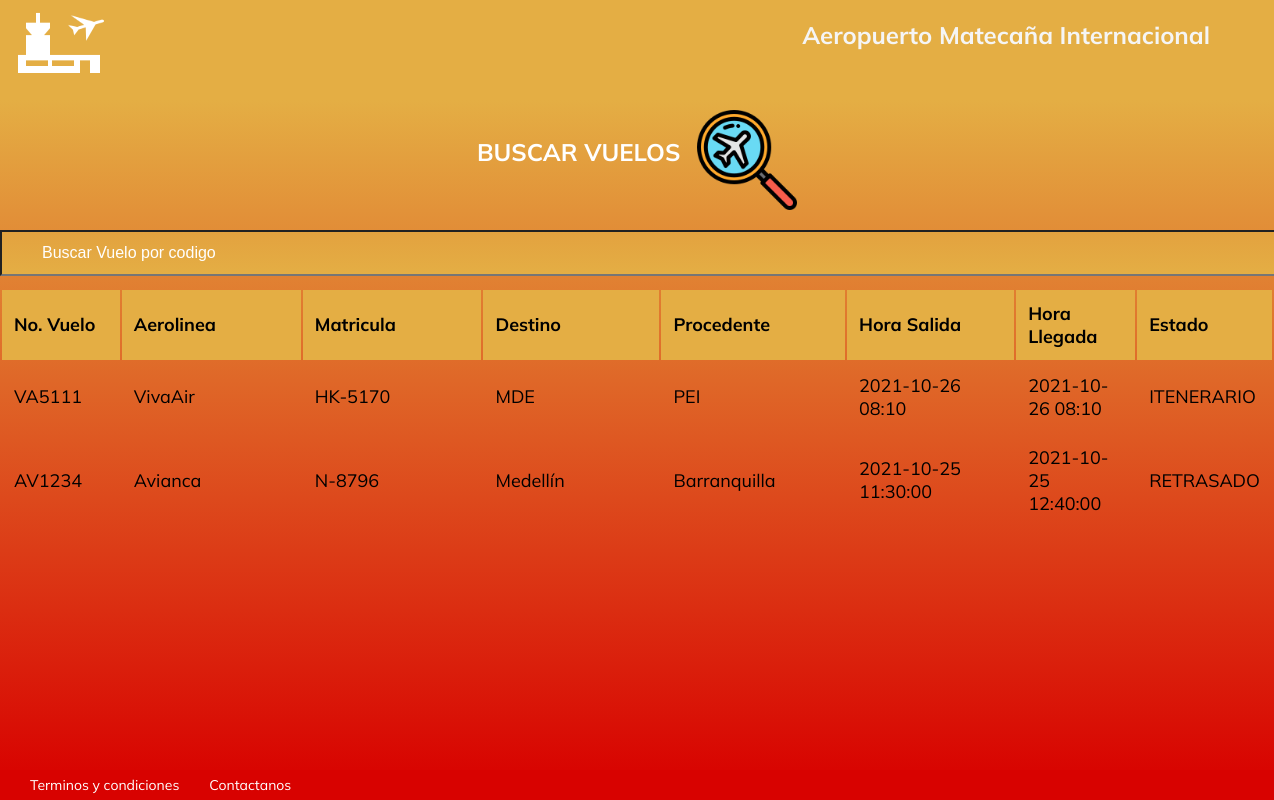
The page /vervuelos/ (signed in) on the database its author committed.
### tables this page shows
CREATE TABLE vuelos (codigo VARCHAR (100) NOT NULL PRIMARY KEY, aerolinea VARCHAR (100) NOT NULL, matricula VARCHAR (100) NOT NULL, destino VARCHAR (100) NOT NULL, origen VARCHAR (100), horasalida DATETIME NOT NULL, horallegada DATETIME NOT NULL, estadovuelo VARCHAR (100) NOT NULL DEFAULT ITENERARIO, piloto VARCHAR (100) NOT NULL);

### app.py (the view)
@server.route('/vervuelos/')
@server.route('/vervuelos/<string:usr>')
@server.route('/vervuelos/',methods=['GET', 'POST'])
def listarVuelos(usr=None):
    if session['perfil']==None or session['perfil']=='I':
        return render_template('error.html',mensaje='Acseso no permitido')
    else:
        try:
            sql = f"SELECT * FROM vuelos WHERE estadovuelo <> 'CERRADO'"
            dat = cargardatos(sql)
            if len(dat)==0:
                msg ='No hay usuarios registrados'
                print(msg)
            else:
                msg = 'Ok'
        except Exception:
            msg = 'ERROR: Por favor intente luego'
            print(Exception)
            traceback.print_exc()
        if msg == 'Ok':
            return render_template('verVuelos.html',vuelos=dat)
        else:
            return render_template('error.html',mensaje=msg)

### bd.py (called while the page is built)
def cargardatos(sql) ->list:
    try:
        with sqlite3.connect(URL_DB) as conec:
            cur = conec.cursor()
            res = cur.execute(sql).fetchall()
    except Exception:
        res = None
    return res

### templates/verVuelos.html (shortened to what this page needs)
<!DOCTYPE html>
<html lang="es">
<head>
    <link rel="stylesheet" href='{{ url_for("static", filename="css/style.css") }}'>
</head>
<body>
    <header class="header">
      <img class="header__img" src="../static/media/icons8-aeropuerto-100.png" alt="Logo" />
      <h2 class="header__title"><a href="/home/">Aeropuerto Matecaña Internacional</a> </h2>
    </header>
</body>
<section class="wkarea">
  <center><h2 style="color: white;" class="login__title">BUSCAR VUELOS <img class="header__img" align = 'center' src="../static/media/buscarvuelo.png" alt="Logo"></h2></center>
<input type="text" id="myInput" onkeyup="myFunction()" placeholder="Buscar Vuelo por codigo" title="Codigo de Vuelo">
<table id="myTable">
  <tr class="header1">
    <th style="width:10%;">No. Vuelo</th>
    <th style="width:16%;">Aerolinea</th>
    <th style="width:16%;">Matricula</th>
    <th style="width:16%;">Destino</th>
    <th style="width:16%;">Procedente</th>
    <th style="width:10%;">Hora Salida</th>
    <th style="width:10%;">Hora Llegada</th>
    <th style="width:20%;">Estado</th>
  </tr>
  {% for dat in vuelos %}
  <tr>
    <td style="width:5%;">{{dat[0]}}</td>
    <td style="width:15%;">{{dat[1]}}</td>
    <td style="width:15%;">{{dat[2]}}</td>
    <td style="width:10%;">{{dat[3]}}</td>
    <td style="width:10%;">{{dat[4]}}</td>
    <td style="width:15%;">{{dat[5]}}</td>
    <td style="width:10%;">{{dat[6]}}</td>
    <td style="width:10%;">{{dat[7]}}</td>
  </tr>
  {% endfor %}
</table>
    </section>
  <body>
    <footer class="footer">
      <a href="/terminos">Terminos y condiciones </a>
      <a href="/contactanos">Contactanos</a>
    </footer>
  </body>
</html>

### static/css/style.css (style rules this page uses)
body { margin: 0; padding: 0; font-family: 'Mulish', sans-serif; }
.header { width: 100%; height: 80px; background-color:#e4ae44; display: flex; justify-content: space-between; }
.header__img { width: 100px; margin-top: 10px; margin-left: 10px; }
.header__title { color: whitesmoke; padding-right: 2rem; font-family: 'Mulish', sans-serif; font-weight: bold; }
.header__title a { color: whitesmoke; padding-right: 2rem; font-family: 'Mulish', sans-serif; font-weight: bold; text-decoration: none; }
::placeholder { color:white }
.footer { display: flex; align-items: center; height: 100px; width: 100%; background-color: #d80200; }
.footer a { color: white; font-size: 14px; cursor: pointer; padding-left: 30px; text-decoration: none; }

### templates/verVuelos.html (style rules this page uses)
body { background: #e4ae44; }
.header { width : 100% !important; height : 10vh !important; }
.footer { width : 100% !important; height : 30px !important; position : fixed !important; bottom :0px ; left :0px; }
.wkarea { width : 100%; height : 85vh; background: linear-gradient(#e4ae44,#d80200); }
#myInput { background-image: url('../static/media/buscarvuelo.png'); background-position: 10px 10px; background-repeat: no-repeat; width: 100%; font-size: 16px; padding: 12px 20px 12px 40px; background: linear-gradient(rgba(227,162,63), rgba(228,174,68)); margin-bottom: 12px; }
#myTable { width: 100%; font-size: 18px; box-sizing: border-box; }
#myTable th, #myTable td { text-align: left; padding: 12px; }
#myTable tr.header1, #myTable tr:hover { background-color: #e4ae44; }
.login__title { background-color: linear-gradient(rgba(227,162,63), rgba(228,174,68)); }

### rows shown on the page
vuelos: codigo "VA5111", aerolinea "VivaAir", matricula "HK-5170", destino "MDE", origen "PEI", horasalida "2021-10-26 08:10", horallegada "2021-10-26 08:10", estadovuelo "ITENERARIO"
vuelos: codigo "AV1234", aerolinea "Avianca", matricula "N-8796", destino "Medellín", origen "Barranquilla", horasalida "2021-10-25 11:30:00", horallegada "2021-10-25 12:40:00", estadovuelo "RETRASADO"
